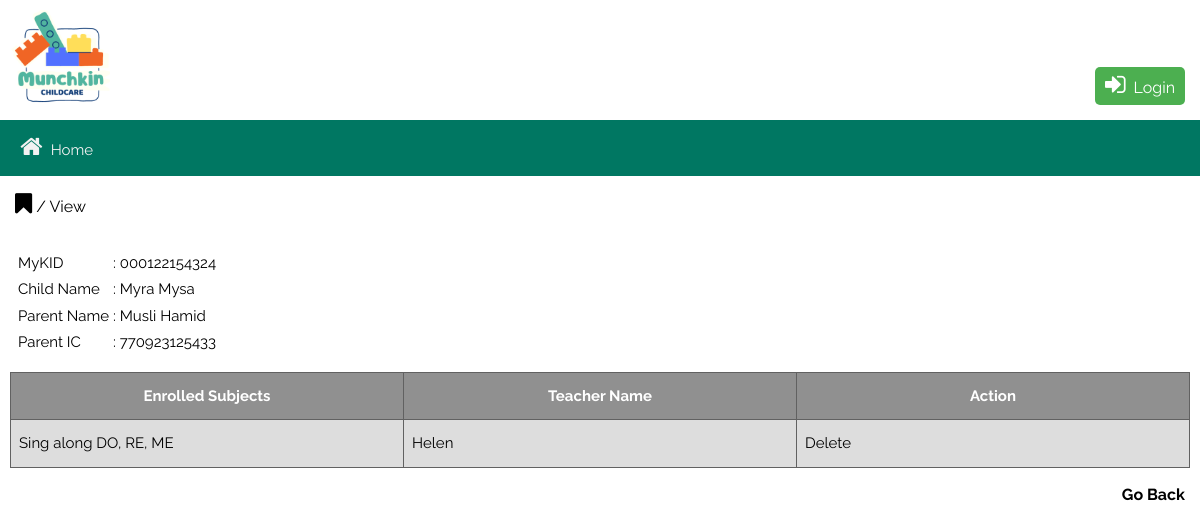
Screenshot of /teacher/viewDetail.php?id=000122154324 with the database file from the repository.
### tables this page shows
CREATE TABLE `child` (
  `myKID` varchar(15) NOT NULL,
  `childName` varchar(50) NOT NULL,
  `parentIC` varchar(15) NOT NULL,
  `gender` varchar(10) NOT NULL,
  `classID` int(11) NOT NULL
);

CREATE TABLE `parent` (
  `id` int(11) NOT NULL,
  `parentIC` varchar(15) NOT NULL,
  `parentName` varchar(50) NOT NULL,
  `parentAddress` varchar(100) NOT NULL,
  `contactNum` varchar(15) NOT NULL,
  `createdBy` varchar(50) NOT NULL,
  `createDate` date NOT NULL,
  `userID` int(11) NOT NULL
);

CREATE TABLE `subject_enroll` (
  `id` int(11) NOT NULL,
  `myKID` varchar(15) NOT NULL,
  `subjectID` int(11) NOT NULL
);

CREATE TABLE `subject` (
  `subjectID` int(11) NOT NULL,
  `subjectName` varchar(50) NOT NULL,
  `teacherID` int(11) NOT NULL,
  `subjectTeacher` varchar(50) NOT NULL
);

### teacher/viewDetail.php (the view, shortened to what this page needs)
<?php
include_once("../include/config.php");
?>
<!DOCTYPE html>
<html>
<head>
    <link rel="stylesheet" type="text/css" href="../css/w3.css">
    <link rel="stylesheet" type="text/css" href="../css/mystyle.css">
    <link rel="stylesheet" href="https://cdnjs.cloudflare.com/ajax/libs/font-awesome/4.7.0/css/font-awesome.min.css">
</head>
<body>
    <div class="header">
        <div class="logo"></div>
        <div class="userAuth">
            <?php
            include("../include/userNav.php");
            ?>
        </div>
    </div>
    <nav class="topnav">
        <?php
        include("../include/topNav.php");
        ?>
    </nav>
    <div class="row">
        <p style="margin: 15px;"><i class="fa fa-bookmark" style="font-size:24px"></i> / View</p>
    </div>
    <?php
    $myKID = $_GET['id'];
    $childrec = mysqli_query($conn, "SELECT child.childName, child.myKID, parent.parentName, parent.parentIC
FROM child, parent
WHERE parent.parentIC = child.parentIC AND child.myKID = '$myKID'");
    $subjetrec = mysqli_query($conn, "SELECT c.childName, s.subjectName, s.subjectTeacher,
se.id, s.subjectID
FROM child as c, subject as s, subject_enroll as se
WHERE c.myKID = '$myKID' AND c.myKId = se.myKID AND s.subjectID =  se.subjectID
ORDER BY se.subjectID ASC");
    while ($child_data = mysqli_fetch_array($childrec)) {
        $childName = $child_data['childName'];
        $myKID = $child_data['myKID'];
        $parentName = $child_data['parentName'];
        $parentIC = $child_data['parentIC'];
    }
    ?>
    <div class="row" style="margin: 15px;">
        <table border="0">
            <tr>
                <td>MyKID</td>
                <td>:
                    <?php echo $myKID; ?>
                </td>
            </tr>
            <tr>
                <td>Child Name</td>
                <td>:
                    <?php echo $childName; ?>
                </td>
            </tr>
            <tr>
                <td>Parent Name</td>
                <td>:
                    <?php echo $parentName; ?>
                </td>
            </tr>
            <tr>
                <td>Parent IC</td>
                <td>:
                    <?php echo $parentIC; ?>
                </td>
            </tr>
        </table>
    </div>
    <div class="row" style="overflow-x:auto;">
        <table width="100%" id="carttable" style="margin: 0 10px 0 10px;>
    <tr id=" carttable tr">
            <th style="padding-top: 12px; padding-bottom: 12px; text-align: center; background-color: #909090; color: white;"
                width="15%">Enrolled Subjects</th>
            <th style="padding-top: 12px; padding-bottom: 12px; text-align: center; background-color: #909090; color: white;"
                width="15%">Teacher Name</th>
            <th style="padding-top: 12px; padding-bottom: 12px; text-align: center; background-color: #909090; color: white;"
                width="15%">Action</th>
            <?php
            while ($child_subject = mysqli_fetch_array($subjetrec)) {
                echo "<tr>";
                echo "<td>" . $child_subject['subjectName'] . "</td>";
                echo "<td>" . $child_subject['subjectTeacher'] . "</td>";
                echo "<td><a href='teacherDelete.php?sid=$child_subject[subjectID]&id=$myKID'>Delete</a></td></tr>";
            }
            ?>
        </table>
    </div>
    <p style="margin: 15px;text-align: right;"><a href='javascript:history.go(-1)'><strong>Go Back</strong></a></p>
</body>
</html>

### css/w3.css (style rules this page uses)
*,*:before,*:after { box-sizing:inherit }
html { -ms-text-size-adjust:100%;-webkit-text-size-adjust:100% }
body { margin:0 }
article,aside,details,figcaption,figure,footer,header,main,menu,nav,section { display:block }
a { background-color:transparent }
b,strong { font-weight:bolder }
html,body { font-family:Verdana,sans-serif;font-size:15px;line-height:1.5 }
html { overflow-x:hidden }
a { color:inherit }

### css/mystyle.css (style rules this page uses)
html { box-sizing: border-box }
*,*:before,*:after { box-sizing: inherit }
html { -ms-text-size-adjust: 100%; -webkit-text-size-adjust: 100% }
nav { display: block; }
body { font-family: "Raleway", sans-serif; background-color: white; margin:0; display: block; font-size: 15px; line-height: 1.5; }
p { font-size: 12pt; color: #000000; }
.logo { width: 100px; height: 100px; margin-right: 10px; background: url('../img/Munchkin.png') no-repeat center center; background-size: cover; }
.header { background-color: white; color: #000000; padding: 10px; display: flex; justify-content: space-between; align-items: flex-end; }
.row { display: flex; flex-wrap: wrap; }
.topnav { overflow: hidden; background-color: #007762; }
a:link { text-decoration: none; }
#carttable { font-family: "Raleway", sans-serif; border-collapse: collapse; width: 100%; }
#carttable td, #carttable th { border: 1px solid #616161; padding: 8px; }
#carttable tr:nth-child(even) { background-color: #ddd; }
#carttable th { padding-top: 12px; padding-bottom: 12px; text-align: left; background-color: #909090; color: white; }
#carttable td { padding-top: 12px; padding-bottom: 12px; text-align: left; color: black; }
.userAuth { text-align: right; padding: 0px 5px 5px; }

### rows the page displays
child: myKID "000122154324", childName "Myra Mysa", parentIC.parentName "Musli Hamid", parentIC.parentIC "770923125433"
subject_enroll: subjectID.subjectName "Sing along DO, RE, ME", subjectID.subjectTeacher "Helen"
